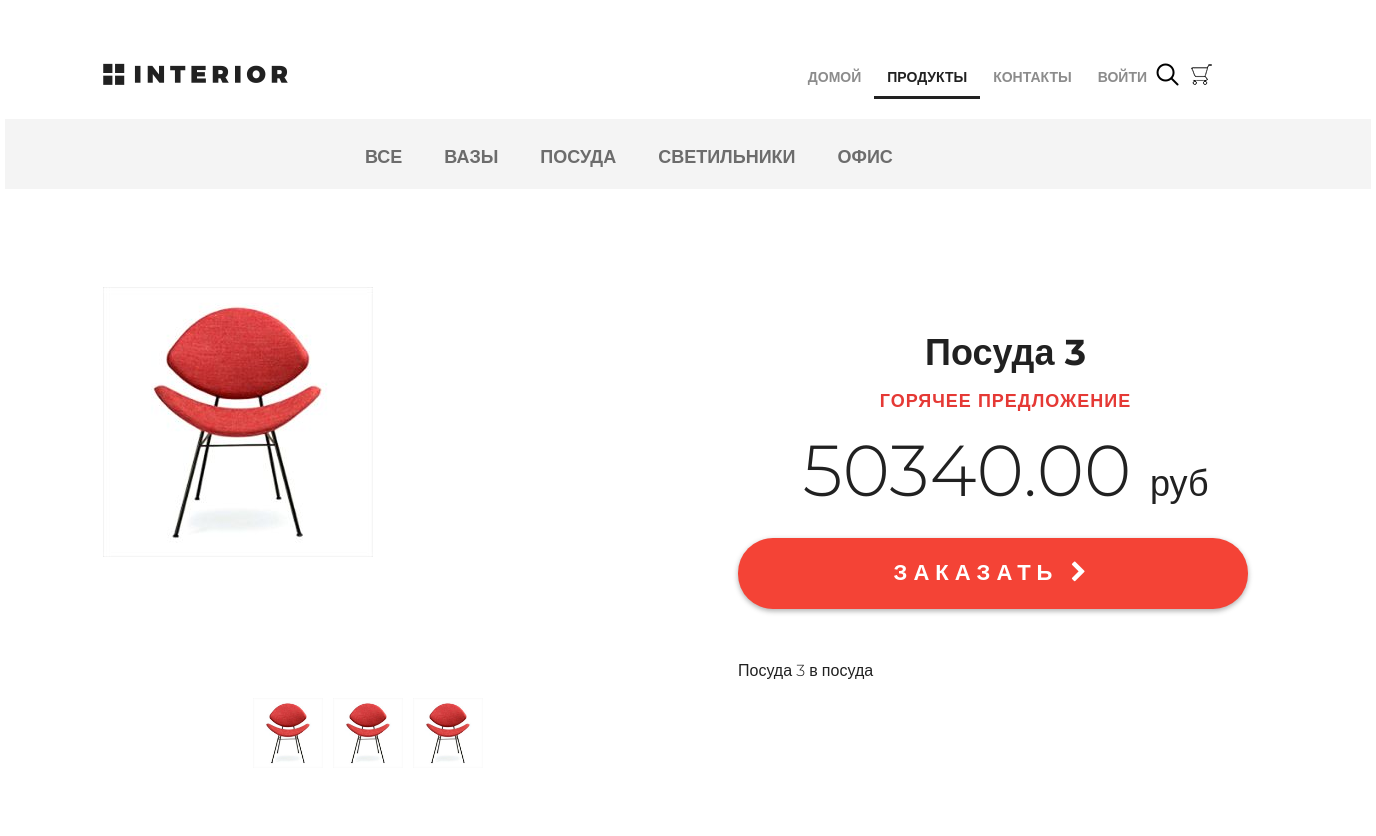
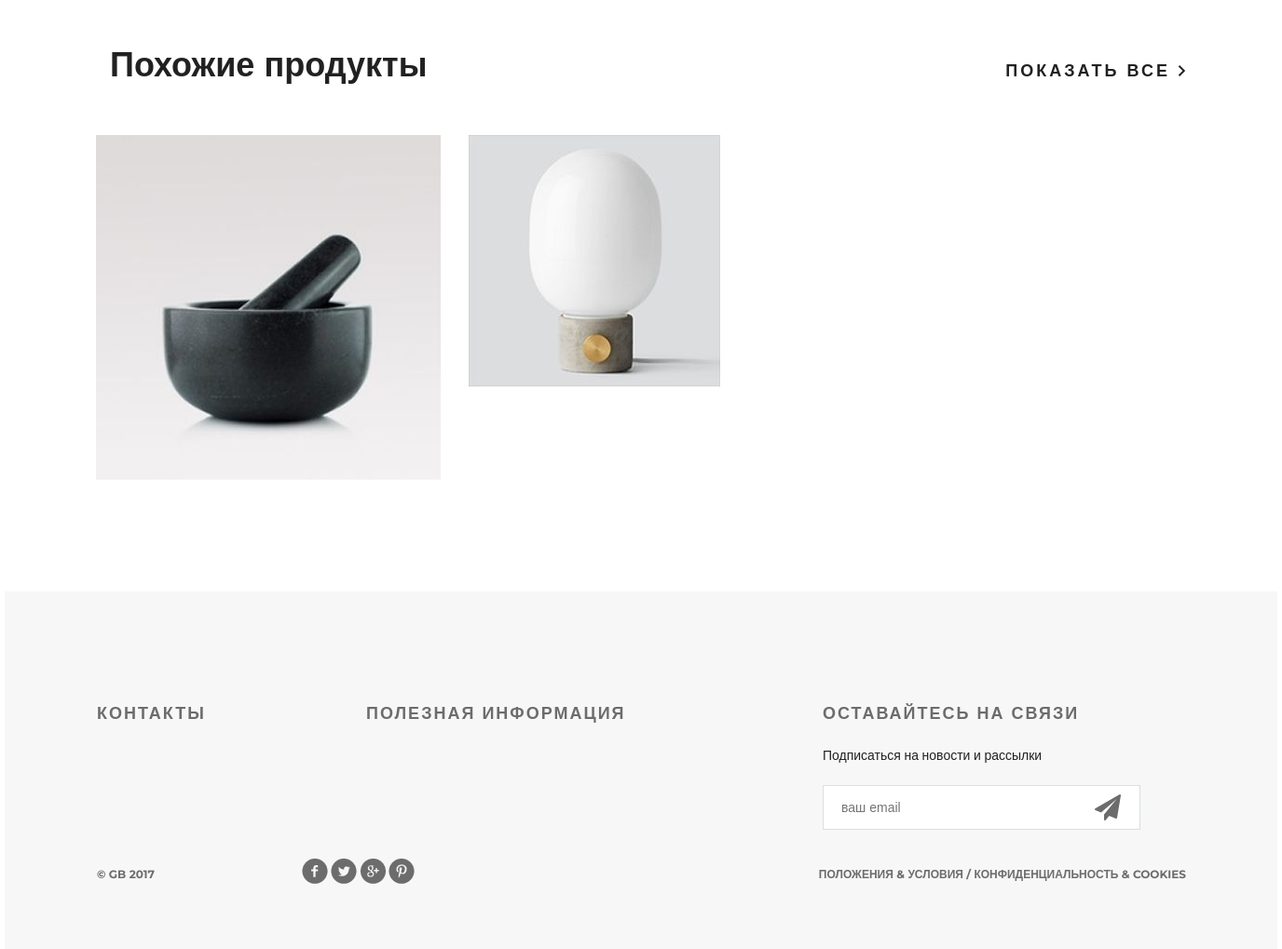
/products/, run on an earlier commit of the app's database (2 pictures, top to bottom).
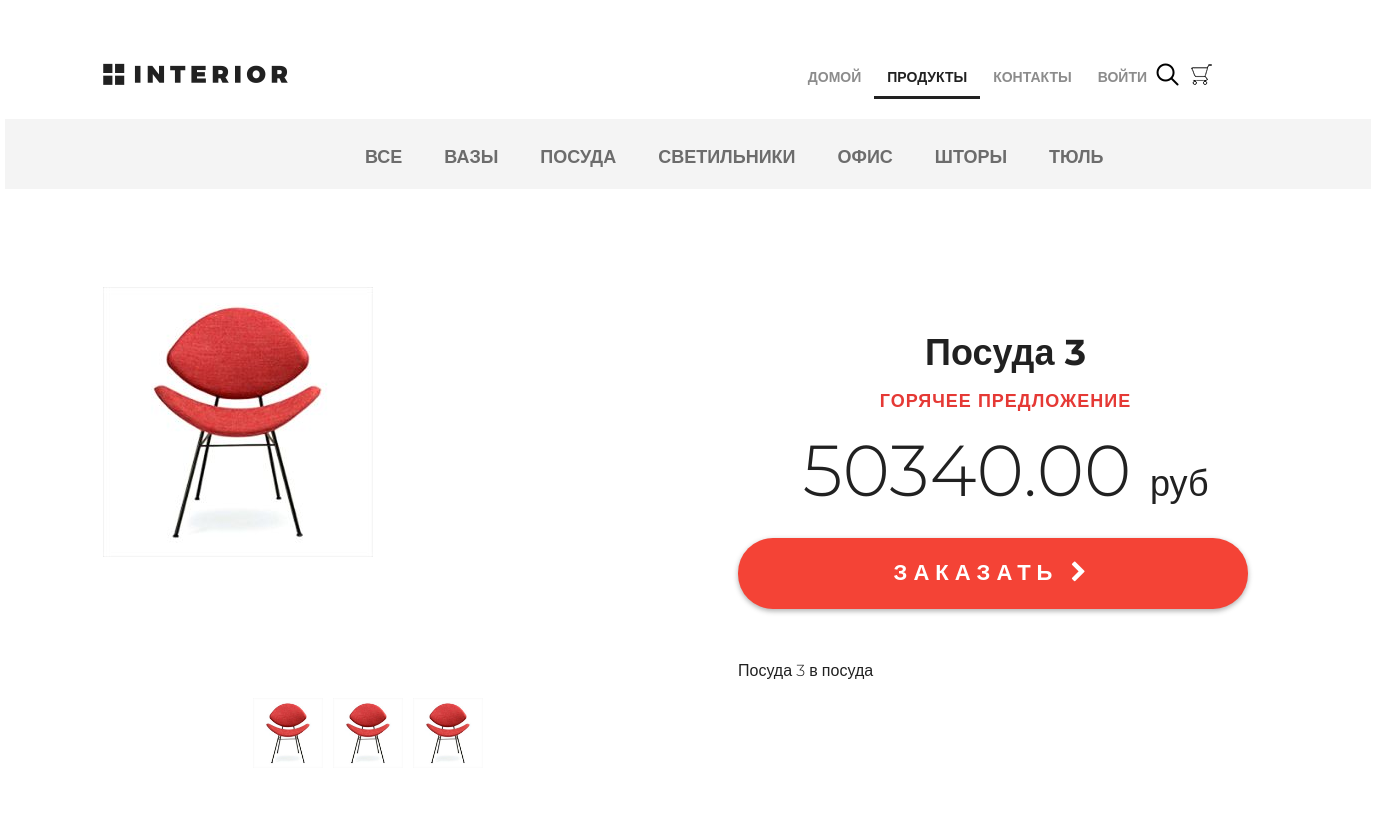
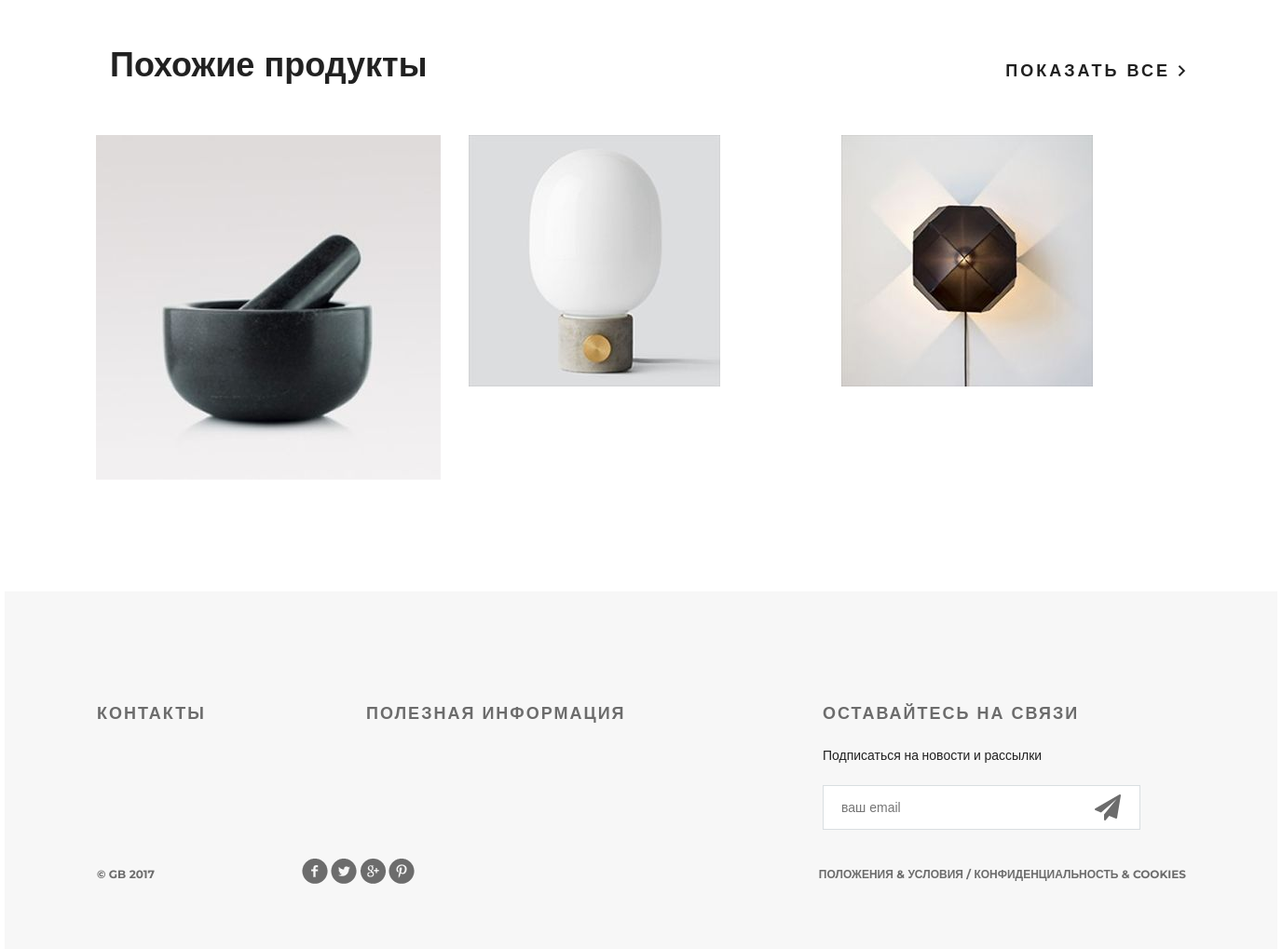
And on a later commit of the database (2 pictures, top to bottom).
### mainapp/models.py (models this page shows, shortened)
class ProductCategory(models.Model):
    name = models.CharField('название', max_length=64)
    description = models.TextField('описание', blank=True)
    is_active = models.BooleanField('активность', default=True)
    class Meta:
        verbose_name = 'категория'
        verbose_name_plural = 'категории'

class Product(models.Model):
    category = models.ForeignKey(ProductCategory, on_delete=models.CASCADE)
    name = models.CharField('название', max_length=64)
    description = models.TextField('описание', blank=True)
    short_desc = models.CharField('краткое описание', max_length=200, blank=True)
    image = models.ImageField(upload_to='product-img', blank=True)
    price = models.DecimalField(max_digits=8, decimal_places=2, default=0)
    quantity = models.PositiveIntegerField('количество на складе', default=0)
    is_active = models.BooleanField('активность', default=True)
    class Meta:
        verbose_name = 'продукт'
        verbose_name_plural = 'продукты'

### mainapp/views.py (the view)
# urls.py: path('products/', mainapp.products, name='products'),
def products(request):
    products = Product.objects.all()[:3]
    hot_product = get_hot_product()
    contex = {'page_title': 'продукты',
              'products': products,
              'hot_product': hot_product,
              'same_product': same_product(hot_product),
              'categories': get_menu(), }
    return render(request, 'mainapp/products.html', contex)

### mainapp/views.py (called while the page is built)
def get_menu():
    return ProductCategory.objects.all()

def get_hot_product():
    product_ids = Product.objects.values_list('id', flat=True).all()
    product_id = random.choice(product_ids)
    return Product.objects.get(pk=product_id)

def same_product(hot_product):
    return Product.objects.filter(category=hot_product.category). \
               exclude(pk=hot_product.pk)[:3]

### mainapp/templates/mainapp/products.html (shortened to what this page needs)
{% extends 'mainapp/base.html' %}
{% load static %}
{% block centerblock %}
    <div class="hero-white">
        {% include 'mainapp/includes/inc_menu.html' %}
    </div>
    <div class="details">
        {% include 'mainapp/includes/menu_catalog.html' %}
        <div class="details-products">
            <div class="details-slider">
                <div class="slider-product">
                    <img src="/media/{{ hot_product.image }}">
                </div>
                <div class="slider-control">
                    <div class="block">
                        <a href="{% url 'basket:add_to' hot_product.pk %}"><img src="/media/{{ hot_product.image }}"
                                                                                alt="slider">
                        </a>
                    </div>
                    <div class="block">
                        <a href="{% url 'basket:add_to' hot_product.pk %}"><img src="/media/{{ hot_product.image }}"
                                                                                alt="slider">
                        </a>
                    </div>
                    <div class="block">
                        <a href="{% url 'basket:add_to' hot_product.pk %}"><img src="/media/{{ hot_product.image }}"
                                                                                alt="slider">
                        </a>
                    </div>
                </div>
            </div>
            <div class="description">
                <h3 class="big-bold">{{ hot_product.name }}</h3>
                <h3 class="red">горячее предложение</h3>
                <p class="price"> {{ hot_product.price }} <span>руб</span></p>
                <a href="{% url 'basket:add_to' hot_product.pk %}" class="red-button">
                    заказать <i class="fa fa-chevron-right" aria-hidden="true"></i>
                </a>
                <div class="description-text">
                    <p>{{ hot_product.short_desc }}</p>
                </div>
            </div>
        </div>
        <div class="related">
            <div class="title clearfix">
                <h2>Похожие продукты</h2>
                <a class="explore" href="#">показать все <img src="/static/img/arrow.png" alt=""></a>
            </div>
            <div class="related-products clearfix">
                {% for product in same_product %}
                    <div class="block">
                        <a href="{% url 'basic:product_page' product.pk %}">
                            <img src="/media/{{ product.image }}" alt="{{ product.short_desc }}">
                        </a>
                    </div>
                {% endfor %}
            </div>
        </div>
    </div>
{% endblock %}

### mainapp/templates/mainapp/includes/menu_catalog.html
<div class="links clearfix">
    <ul class="links-menu">
        <li>
            <a href="{% url 'basic:category' 0 %}"
            class='{% if request.resolver_match.url_name == 'category' and request.resolver_match.kwargs.pk == 0 %}active{% endif %}'>
                все
            </a>
        </li>
        {% for category in categories %}
            <li>
                <a href="{% url 'basic:category' category.pk %}"
                class='{% if request.resolver_match.url_name == 'category' and request.resolver_match.kwargs.pk == category.pk %}active{% endif %}'>
                    {{ category.name }}
                </a>
            </li>
        {% endfor %}
    </ul>
</div>

What changed in the data, as far as the page shows it:
added ProductCategory: name "ШТОРЫ"
added ProductCategory: name "ТЮЛЬ"
added Product: image (picture)
